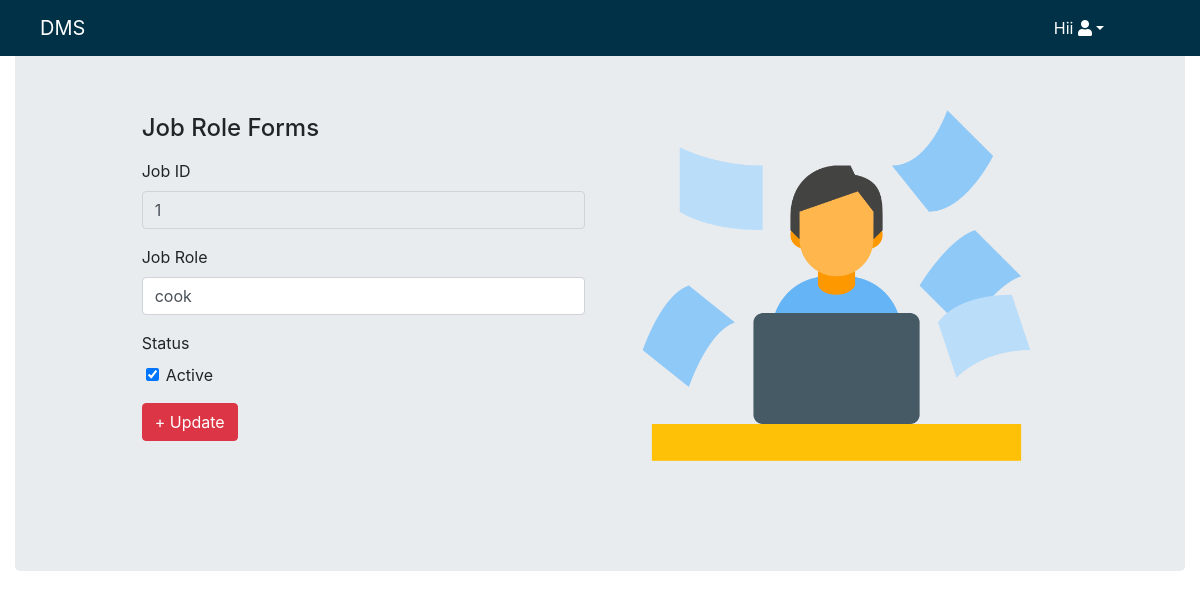
The page /jobAddEdit.php?id=1 on the database its author committed.
### tables this page shows
CREATE TABLE `jobrole` (
  `job_id` int(20) NOT NULL,
  `job_role` varchar(50) NOT NULL,
  `job_status` int(20) NOT NULL
);

### jobAddEdit.php (the view, shortened to what this page needs)
<?php session_start();
	include 'cdn.php';
	include 'adminMenu.php';
 ?>
<body>
<?php
    require 'connection.php';
    if(isset($_GET['id']))
    {
        $select="SELECT * FROM jobrole Where job_id=".$_GET['id'];
        $response =$conn->query($select);
        if($response-> num_rows != 0)
        {
            foreach($response as $val)
            {
                $result = $val;
            }
        }
    }
?>
<div class="content-container">
 		<div class="container-fluid">
 			<div class="jumbotron">
                <div class="row justify-content-center">
                    <div class="col-5 align-self-center">
                    <h4>Job Role Forms</h4>
                    <form id="jobrole_update" class="form-group">
                        <div class="mt-3">
                            <label>Job ID</label>
                            <input type="text" id="id" name="id" class="form-control" value="<?php echo $result['job_id'] ?>" disabled >
                        </div>
                        <div class="mt-3">
                            <label>Job Role</label>
                            <input type="text" id="role_name" name="job-role-name" class="form-control" value="<?php echo $result['job_role'] ?>">
                        </div>
                        <div class="mt-3">
                             <label class="form-label">Status</label>
                            <div class=" ml-4">
                           <input class="form-check-input" id="status" type="checkbox" <?php if($result['job_status'] == '1'){echo "checked";} else{echo "unchecked";} ?>/> Active
                          </div>
                        </div>
                        <div class="mt-3">
                            <input type="submit" value="+ Update" class="btn btn-danger">
                        </div>
                    </form>
 				</div>
                <div class="col-5 align-self-center">
                    <img src="images/Job-Work-Image.png" class="img-fluid">
                </div>
                </div>
 			</div>
 		</div>
 	</div>
</body>

### rows shown on the page
jobrole: id "1", job-role-name "cook", job_status "☑"
